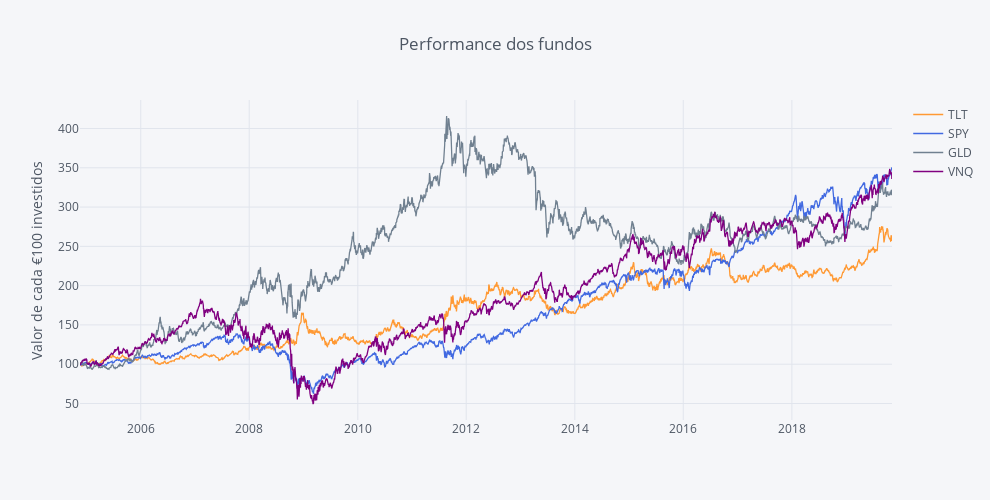

The code cell stored with this chart in its notebook:
### Markdown cell above
**Dica:** A interactividade dos gráficos da plotly permite:

    . Zoom (mantenham o clique e arrastem o cursor em simultâneo, em cima do gráfico);
    . Tem uma lista de opções que aparece se forem com o cursor ao canto superior direito;
    . Façam duplo clique no gráfico ou seleccionem a opção Autoscale/Reset Axes para voltar ao normal;
    . Alterem a opção de 'Compare data on hoover' para 'Show closest data on hoover' se vos for mais conveniente;
    . Se clicarem num nome na legenda esse fundo desaparece (clicando de novo ele volta a apetecer).

### Code cell
# Making Color Palette
Palette = ['rgb(255, 153, 51)',     # 1 - orange
            'royalblue',            # 2 - Royalblue
            '#708090',              # 3 - Grey
            'rgb(128, 0, 128)',     # 4 - Indigo
            'rgb(219, 64, 82)',     # 5 - Red
            'rgb(0, 128, 128)',     # 6 - Teal
            '#191970',              # 7 - Navy
            'rgb(128, 128, 0)',     # 8 - Olive
            '#00BFFF',              # 9 - Water Blue
            'rgb(128, 177, 211)']   # 10 - 

round(fundos, 2).iplot(title='Performance dos fundos', yTitle='Valor de cada €100 investidos', color=Palette, dimensions=dimensions)

### Figure 1 — Plotly figure (JSON) as saved in the notebook; plotly's stock layout.template omitted (floating-point values rounded to 4 significant figures; data arrays with more than 128 entries replaced by an {"elided": "..."} marker saying what was removed)
{"data": [{"line": {"color": "rgba(255, 153, 51, 1.0)", "dash": "solid", "shape": "linear", "width": 1.3}, "mode": "lines", "name": "TLT", "text": "", "type": "scatter", "uid": "054a06fd-61d4-4872-b0c6-0ed8914b41fb", "x": {"elided": "3768 str values"}, "y": {"elided": "3768 float values"}}, {"line": {"color": "rgba(65, 105, 225, 1.0)", "dash": "solid", "shape": "linear", "width": 1.3}, "mode": "lines", "name": "SPY", "text": "", "type": "scatter", "uid": "128ed223-4156-4835-b24d-d3543eec1e48", "x": {"elided": "3768 str values"}, "y": {"elided": "3768 float values"}}, {"line": {"color": "rgba(112, 128, 144, 1.0)", "dash": "solid", "shape": "linear", "width": 1.3}, "mode": "lines", "name": "GLD", "text": "", "type": "scatter", "uid": "2492327f-1039-4521-a162-9af847109500", "x": {"elided": "3768 str values"}, "y": {"elided": "3768 float values"}}, {"line": {"color": "rgba(128, 0, 128, 1.0)", "dash": "solid", "shape": "linear", "width": 1.3}, "mode": "lines", "name": "VNQ", "text": "", "type": "scatter", "uid": "e8d7fbd9-ea1d-4e3c-906e-8668b70bf0f0", "x": {"elided": "3768 str values"}, "y": {"elided": "3768 float values"}}], "layout": {"height": 500, "legend": {"bgcolor": "#F5F6F9", "font": {"color": "#4D5663"}}, "paper_bgcolor": "#F5F6F9", "plot_bgcolor": "#F5F6F9", "title": {"font": {"color": "#4D5663"}, "text": "Performance dos fundos"}, "width": 990, "xaxis": {"autorange": true, "gridcolor": "#E1E5ED", "range": ["2004-11-18", "2019-11-06"], "showgrid": true, "tickfont": {"color": "#4D5663"}, "title": {"font": {"color": "#4D5663"}, "text": ""}, "type": "date", "zerolinecolor": "#E1E5ED"}, "yaxis": {"autorange": true, "gridcolor": "#E1E5ED", "range": [28.97, 436.3], "showgrid": true, "tickfont": {"color": "#4D5663"}, "title": {"font": {"color": "#4D5663"}, "text": "Valor de cada €100 investidos"}, "type": "linear", "zerolinecolor": "#E1E5ED"}}}
